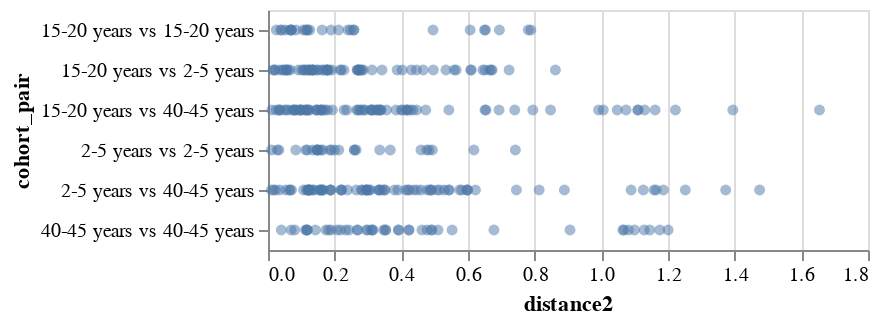
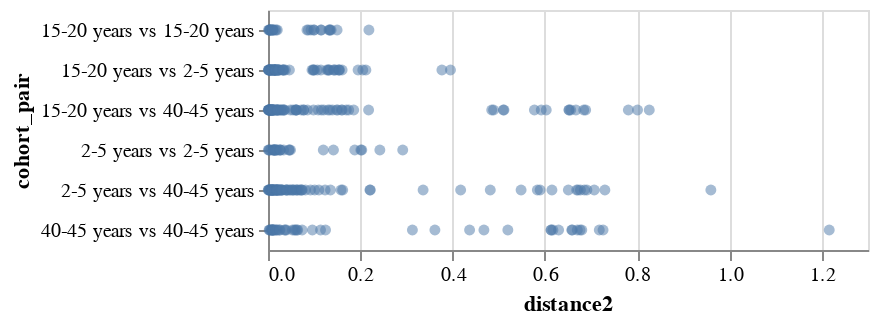
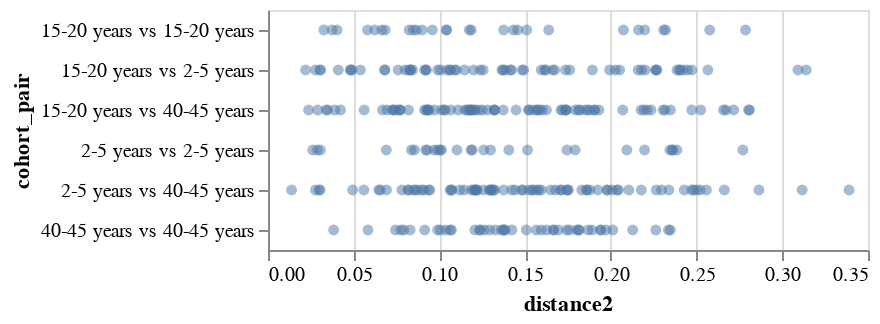
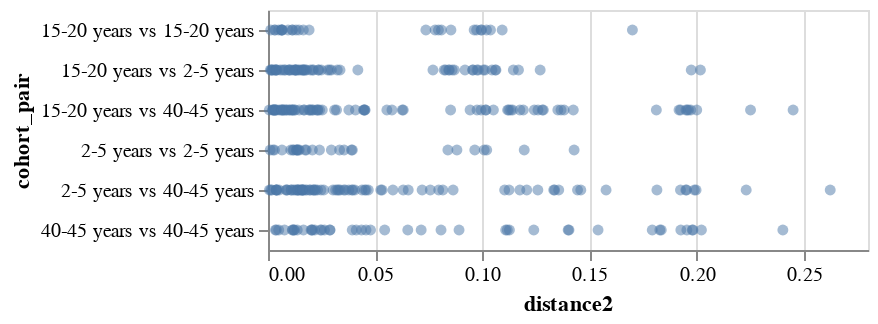

The notebook cell saved with these charts, in order:
### Markdown cell above
### Compute distances in escape for each serum pair
These are the squared Euclidean distances between the escape vectors:

### Code cell
def generate_dist2(df, site_or_aa, site_metric='sum'):
    
    # Get column names based on site_or_aa
    if site_or_aa == 'aa':
        metric_column = 'escape'
        pivot_column = "mutation"
    elif site_or_aa == 'site':
        metric_column = 'site_escape_' + site_metric
        pivot_column = "site"
    else:
        raise ValueError("Invalid value for site_or_aa. Use 'aa' or 'site'.")
        
    # # try clipping to 0
    # df[metric_column] = df[metric_column].clip(lower=0)

    # Pivot the DataFrame to have sera as rows and escape as columns, then L2 normalize escape
    vector_df = (
        df
        [["serum", "cohort", metric_column, pivot_column]]
        .drop_duplicates()
        .pivot_table(
            index=["serum", "cohort"], 
            columns=pivot_column, 
            values=metric_column, 
            fill_value=0,
        )
    )

    # L2-normalize https://stackoverflow.com/a/35679163
    vector_df = vector_df.div((vector_df**2).sum(axis=1), axis=0)
    
#     # L-2 normalize by column
#     def normalize_escape(column):
#         return column / column.sum()
    
#     for column in vector_df:
#         vector_df[column] = vector_df[column].transform(normalize_escape)
    


    # make a single entry that is the vector of values
    vector_df = (
        vector_df
        .apply(lambda r: r.values, axis=1)
        .rename("escape_vector")
        .reset_index()
    )

    # get all pairwise distances squared
    dist2_records = []
    for (serum1, cohort1, escape_vector1), (serum2, cohort2, escape_vector2) in itertools.combinations(
        vector_df.itertuples(index=False), 2,
    ):
        dist2 = ((escape_vector1 - escape_vector2)**2).sum()
        dist2_records.append((serum1, cohort1, serum2, cohort2, dist2))
    dist2_df = (
        pd.DataFrame(
            dist2_records,
            columns=["serum1", "cohort1", "serum2", "cohort2", "distance2"],
        )
        .assign(
            same_cohort=lambda x: x["cohort1"] == x["cohort2"],
            cohort_pair=lambda x: x.apply(lambda r: " vs ".join(sorted([r["cohort1"], r["cohort2"]])), axis=1),
        )
    )

    return dist2_df

i=0
for df_type in [escape_df_filtered, escape_df]:
    if i==0:
        print('\n\nFILTERED SITES')
    else:
        print('\n\nALL SITES')
        
    for site_or_aa in ["aa", "site"]:

        dist2 = generate_dist2(df_type, site_or_aa, site_metric='sum').sort_values("distance2")

        dist2_chart = (
            alt.Chart(dist2)
            .encode(
                y="cohort_pair",
                x="distance2",
                tooltip=dist2.columns.tolist(),
            )
            .mark_circle(opacity=0.5)
        )

        print(f"\n\nMean {site_or_aa} distances betweeen cohorts:")
        mean_dist2 = dist2.groupby(["same_cohort", "cohort_pair"]).aggregate({"distance2": "mean"})
        display(mean_dist2)

        display(dist2_chart)
        
    i+=1

### Figure 1 — Vega-Lite specification as saved in the notebook (floating-point values rounded to 4 significant figures; data arrays with more than 128 entries replaced by an {"elided": "..."} marker saying what was removed)
{"config": {"view": {"continuousWidth": 300, "continuousHeight": 300}}, "data": {"name": "data-277d0b25cf5da8cdb843a580fff3eff3"}, "mark": {"type": "circle", "opacity": 0.5}, "encoding": {"tooltip": [{"field": "serum1", "type": "nominal"}, {"field": "cohort1", "type": "nominal"}, {"field": "serum2", "type": "nominal"}, {"field": "cohort2", "type": "nominal"}, {"field": "distance2", "type": "quantitative"}, {"field": "same_cohort", "type": "nominal"}, {"field": "cohort_pair", "type": "nominal"}], "x": {"field": "distance2", "type": "quantitative"}, "y": {"field": "cohort_pair", "type": "nominal"}}, "$schema": "https://vega.github.io/schema/vega-lite/v5.8.0.json", "datasets": {"data-277d0b25cf5da8cdb843a580fff3eff3": {"elided": "325 records"}}}

### Figure 2 — Vega-Lite specification as saved in the notebook (floating-point values rounded to 4 significant figures; data arrays with more than 128 entries replaced by an {"elided": "..."} marker saying what was removed)
{"config": {"view": {"continuousWidth": 300, "continuousHeight": 300}}, "data": {"name": "data-ba41cea4884311b0db4e6a584b7dbabb"}, "mark": {"type": "circle", "opacity": 0.5}, "encoding": {"tooltip": [{"field": "serum1", "type": "nominal"}, {"field": "cohort1", "type": "nominal"}, {"field": "serum2", "type": "nominal"}, {"field": "cohort2", "type": "nominal"}, {"field": "distance2", "type": "quantitative"}, {"field": "same_cohort", "type": "nominal"}, {"field": "cohort_pair", "type": "nominal"}], "x": {"field": "distance2", "type": "quantitative"}, "y": {"field": "cohort_pair", "type": "nominal"}}, "$schema": "https://vega.github.io/schema/vega-lite/v5.8.0.json", "datasets": {"data-ba41cea4884311b0db4e6a584b7dbabb": {"elided": "325 records"}}}

### Figure 3 — Vega-Lite specification as saved in the notebook (floating-point values rounded to 4 significant figures; data arrays with more than 128 entries replaced by an {"elided": "..."} marker saying what was removed)
{"config": {"view": {"continuousWidth": 300, "continuousHeight": 300}}, "data": {"name": "data-25649a95e4daa73a0b9726d4e7bf75d8"}, "mark": {"type": "circle", "opacity": 0.5}, "encoding": {"tooltip": [{"field": "serum1", "type": "nominal"}, {"field": "cohort1", "type": "nominal"}, {"field": "serum2", "type": "nominal"}, {"field": "cohort2", "type": "nominal"}, {"field": "distance2", "type": "quantitative"}, {"field": "same_cohort", "type": "nominal"}, {"field": "cohort_pair", "type": "nominal"}], "x": {"field": "distance2", "type": "quantitative"}, "y": {"field": "cohort_pair", "type": "nominal"}}, "$schema": "https://vega.github.io/schema/vega-lite/v5.8.0.json", "datasets": {"data-25649a95e4daa73a0b9726d4e7bf75d8": {"elided": "325 records"}}}

### Figure 4 — Vega-Lite specification as saved in the notebook (floating-point values rounded to 4 significant figures; data arrays with more than 128 entries replaced by an {"elided": "..."} marker saying what was removed)
{"config": {"view": {"continuousWidth": 300, "continuousHeight": 300}}, "data": {"name": "data-aac71b4a1b4c2b83d12a89c21320ee23"}, "mark": {"type": "circle", "opacity": 0.5}, "encoding": {"tooltip": [{"field": "serum1", "type": "nominal"}, {"field": "cohort1", "type": "nominal"}, {"field": "serum2", "type": "nominal"}, {"field": "cohort2", "type": "nominal"}, {"field": "distance2", "type": "quantitative"}, {"field": "same_cohort", "type": "nominal"}, {"field": "cohort_pair", "type": "nominal"}], "x": {"field": "distance2", "type": "quantitative"}, "y": {"field": "cohort_pair", "type": "nominal"}}, "$schema": "https://vega.github.io/schema/vega-lite/v5.8.0.json", "datasets": {"data-aac71b4a1b4c2b83d12a89c21320ee23": {"elided": "325 records"}}}
